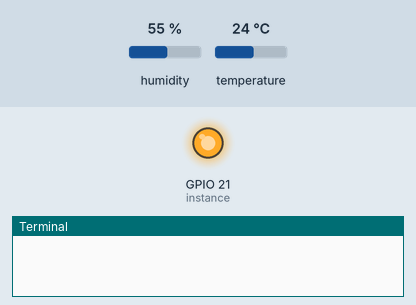
Simulated run of this program. Board: Raspberry Pi (BCM pin numbers). Shown: output pins drawn as LEDs (lit = HIGH), the last lines printed to the terminal. The test bench sets the inputs (shaded band); at power-on: humidity 55 %, temperature 24 °C. The clock reads 2024-03-15 10:24:30 at power-on unless the program sets it; requests to the public web service named in the program get a made-up reply in its usual format after 0.4 s (London, UTC, broken clouds, 64 % humidity, 1013 hPa unless stated); library files of the repository ran but are not shown: dht11.py.

Above: at 0.01 s.
At 1.2 s:
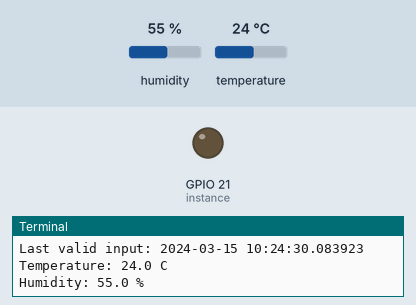
1.3 s: humidity set to 22 %
8.6 s: temperature set to 12 °C
15.9 s: humidity set to 40 %
Timing chart, 0 to 18.9 s (numbered marks = the images above; inputs shaded):
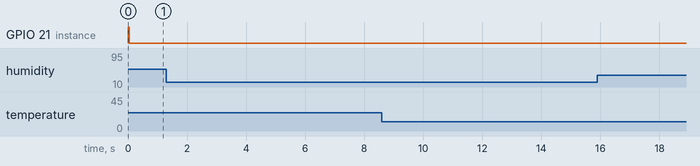

The program:

dht11-temp.py
```python
import RPi.GPIO as GPIO
import dht11 # dependecy file
import time
import datetime
# importing the requests library
import requests

# Enter Your API key here - Register at ThingSpeak
myAPI = 'P3NIC8ZHRRFMBLKJ'
# URL where we will send the data, Don't change it
baseURL = 'https://api.thingspeak.com/update?api_key=%s' % myAPI

# initialize GPIO
GPIO.setwarnings(True)
GPIO.setmode(GPIO.BCM)

# read data using pin 21, check what GPIO you connected to for output specific that number to pin
instance = dht11.DHT11(pin=21)

try:
    while True:
        result = instance.read()
        if result.is_valid():

            print("Last valid input: " + str(datetime.datetime.now()))

            r = requests.get(baseURL + '&field1=%s&field2=%s' % (result.temperature, result.humidity))

            print("Temperature: %-3.1f C" % result.temperature)
            print("Humidity: %-3.1f %%" % result.humidity)

        time.sleep(6)

except KeyboardInterrupt:
    print("Cleanup")
    GPIO.cleanup()
```
